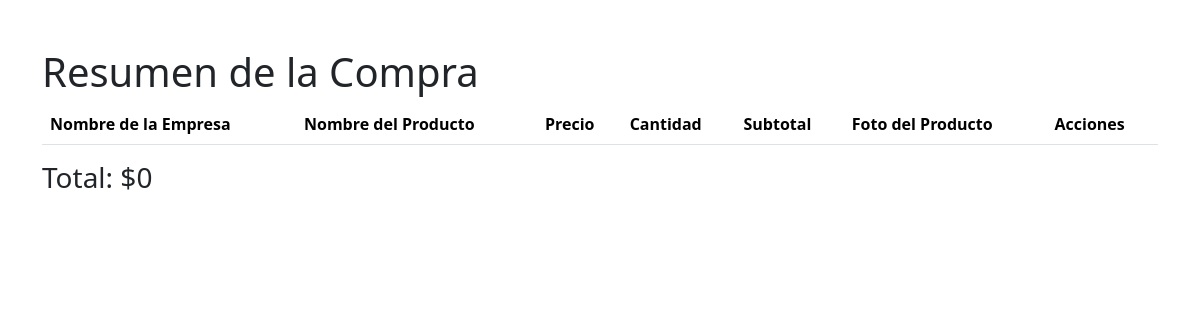
/resumen_compra/ (signed in), run on an earlier commit of the app's database.
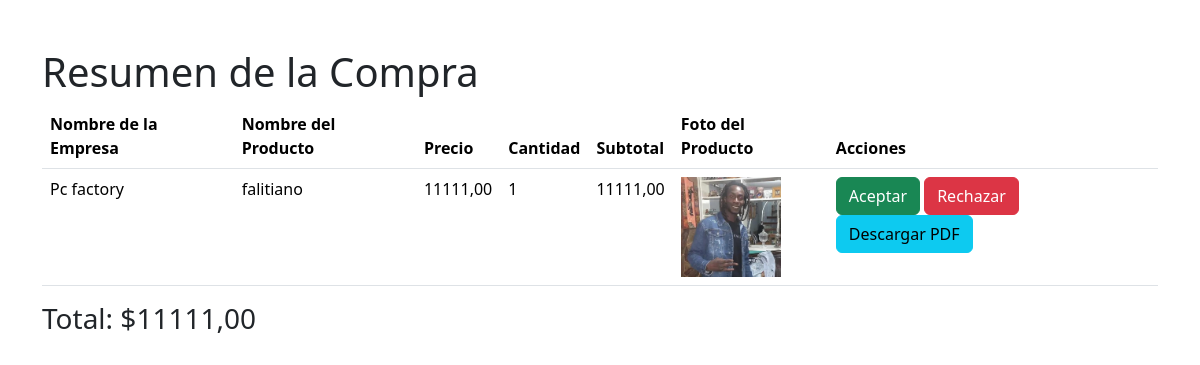
And on a later commit of the database.
### menu/models.py (models this page shows, shortened)
class ProveedorCarritoItem(models.Model):
    carrito = models.ForeignKey(ProveedorCarrito, on_delete=models.CASCADE)
    producto = models.ForeignKey(ProductosProveedor, on_delete=models.CASCADE)
    cantidad = models.IntegerField(default=1)
    agregado_en = models.DateTimeField(default=timezone.now)

class ProductosProveedor(models.Model):
    proveedor = models.ForeignKey(Proveedor, on_delete=models.CASCADE, related_name='productos')
    nombre_producto = models.CharField(max_length=100, verbose_name='Nombre del Producto')
    foto_producto = models.ImageField(upload_to='productos_proveedor/', verbose_name='Foto del Producto')
    precio_costo = models.DecimalField(max_digits=10, decimal_places=2, verbose_name='Precio de Costo')

class Proveedor(models.Model):
    id_proveedor = models.AutoField(primary_key=True, editable=False)
    rut_empresa = models.CharField(max_length=13, verbose_name='RUT de la Empresa')
    nombre_empresa = models.CharField(max_length=100, verbose_name='Nombre de la Empresa')
    representante_legal = models.CharField(max_length=100, verbose_name='Representante Legal', default="")
    contacto_empresa = models.CharField(max_length=50, verbose_name='Contacto de la Empresa')
    direccion_proveedor = models.CharField(max_length=255, verbose_name='Dirección', default="sin direccion")
    email_proveedor = models.EmailField(max_length=70, unique=True, null=True, blank=True)

### menu/views.py (the view)
# urls.py: path('resumen_compra/', views.resumen_compra, name='resumen_compra'),
@login_required
def resumen_compra(request):
    carrito, created = ProveedorCarrito.objects.get_or_create(usuario=request.user)
    items = ProveedorCarritoItem.objects.filter(carrito=carrito)
    total = sum(item.producto.precio_costo * item.cantidad for item in items)
    return render(request, 'resumen_compra.html', {'items': items, 'total': total})

### menu/context_processors.py (called while the page is built)
def carrito_items_count(request):
    if request.user.is_authenticated:
        try:
            carrito = Carrito.objects.get(usuario=request.user)
            count = CarritoItem.objects.filter(carrito=carrito).count()
        except Carrito.DoesNotExist:
            count = 0
    else:
        count = 0
    return {
        'carrito_items_count': count
    }

### menu/templatetags/custom_filters.py (called while the page is built)
@register.filter
def multiply(value, arg):
    return value * arg

### menu/templates/resumen_compra.html (shortened to what this page needs)
<!DOCTYPE html>
<html lang="en">
<head>
    <link href="https://cdn.jsdelivr.net/npm/bootstrap@5.3.3/dist/css/bootstrap.min.css" rel="stylesheet">
</head>
<body>
    {% load custom_filters %}
    <div class="container mt-5">
        <h1>Resumen de la Compra</h1>
        <table class="table">
            <thead>
                <tr>
                    <th>Nombre de la Empresa</th>
                    <th>Nombre del Producto</th>
                    <th>Precio</th>
                    <th>Cantidad</th>
                    <th>Subtotal</th>
                    <th>Foto del Producto</th>
                    <th>Acciones</th>
                </tr>
            </thead>
            <tbody>
                {% for item in items %}
                <tr>
                    <td>{{ item.producto.proveedor.nombre_empresa }}</td>
                    <td>{{ item.producto.nombre_producto }}</td>
                    <td>{{ item.producto.precio_costo }}</td>
                    <td>{{ item.cantidad }}</td>
                    <td>{{ item.cantidad|multiply:item.producto.precio_costo }}</td>
                    <td><img src="{{ item.producto.foto_producto.url }}" alt="{{ item.producto.nombre_producto }}" width="100"></td>
                    <td>
                        <a href="{% url 'aceptar_producto' item.id %}" class="btn btn-success">Aceptar</a>
                        <a href="{% url 'rechazar_producto' item.id %}" class="btn btn-danger">Rechazar</a>
                        <a href="{% url 'descargar_pdf' item.id %}" class="btn btn-info">Descargar PDF</a>
                    </td>
                </tr>
                {% endfor %}
            </tbody>
        </table>
        <h3>Total: ${{ total }}</h3>
    </div>
</body>
</html>

What changed in the data, as far as the page shows it:
added ProveedorCarritoItem: producto.proveedor.nombre_empresa "Pc factory", producto.nombre_producto "falitiano", producto.precio_costo "11111,00", cantidad "1", cantidad|multiply "11111,00", producto.foto_producto (picture)
Also different on the page:
{{ total }}: "0" → "11111,00"
